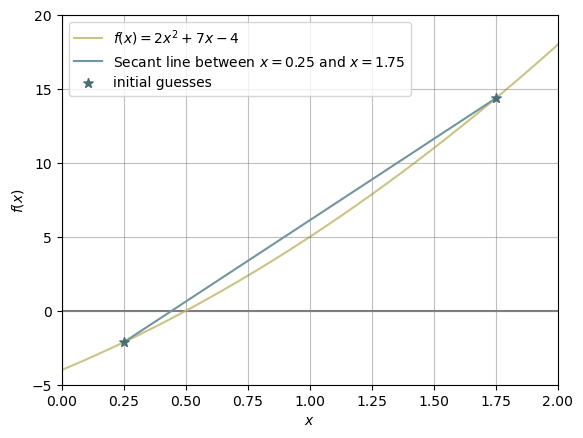

Python code for this plot:
import matplotlib.pyplot as plt
import numpy as np

def f(x):
    return 2 * (x**2) + 7 * x - 4

x0, x1 = 0.25, 1.75

x = np.linspace(-6, 6, 400)
y = f(x)

plt.plot(x, y, c='#cac486', label='$f(x) = 2x^2 + 7x - 4$', zorder=1)
plt.axhline(0, c='#807b81', zorder=0)
plt.axvline(0, c='#807b81', zorder=0)
plt.plot([x0, x1], [f(x0), f(x1)], c='#72969d', label=f'Secant line between $x = {x0}$ and $x = ${x1}$', zorder=2)
plt.scatter([x0, x1], [f(x0), f(x1)], marker='*', c='#4b6e74', s=50, label='initial guesses', zorder=3)

plt.xlim(0, 2)
plt.ylim(-5, 20)
plt.grid(True, c='grey', alpha=0.5)

plt.xlabel('$x$')
plt.ylabel('$f(x)$')
plt.legend()

plt.show()
